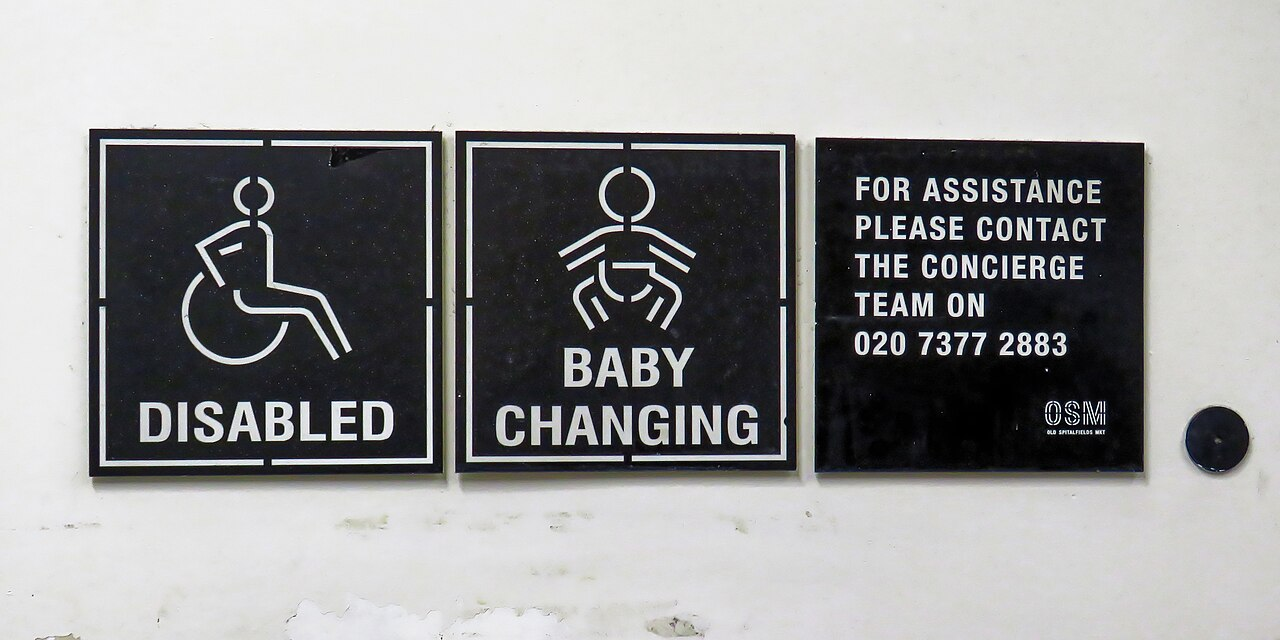
#> input picture samples/images/accessible_toilet_signs.jpg, 1280 x 640 px
$ python -i geometry.py   (imports and definitions only)   (older library calls are emulated)
#> lines starting #> are read from the running program, lines starting #| are printed output that depends on the picture; after the words box and inside, x2 and y2 are one past the last pixel; in counts of white or black regions, pixels touching at a corner belong together
"""Pixel-level heuristics used by the attribute layer. All outputs are 2D image-plane
estimates; none of them are metric measurements."""
from __future__ import annotations

import math

import cv2
import numpy as np


# [15 lines left out: functions crop, expand, not called in this run]


def dominant_line_angle(gray: np.ndarray, max_abs_deg: float = 60.0, min_len_frac: float = 0.25):
    """Length-weighted median angle (degrees, image plane, + = clockwise / descending to the right)
    of long straight segments within ±max_abs_deg of horizontal. Returns (angle, n_lines)."""
#> called with max_abs_deg = 60, min_len_frac = 0.25
    h, w = gray.shape[:2]
#> h = 640; w = 1280
    if min(h, w) < 16:
        return None, 0
    edges = cv2.Canny(cv2.GaussianBlur(gray, (5, 5), 0), 50, 150)
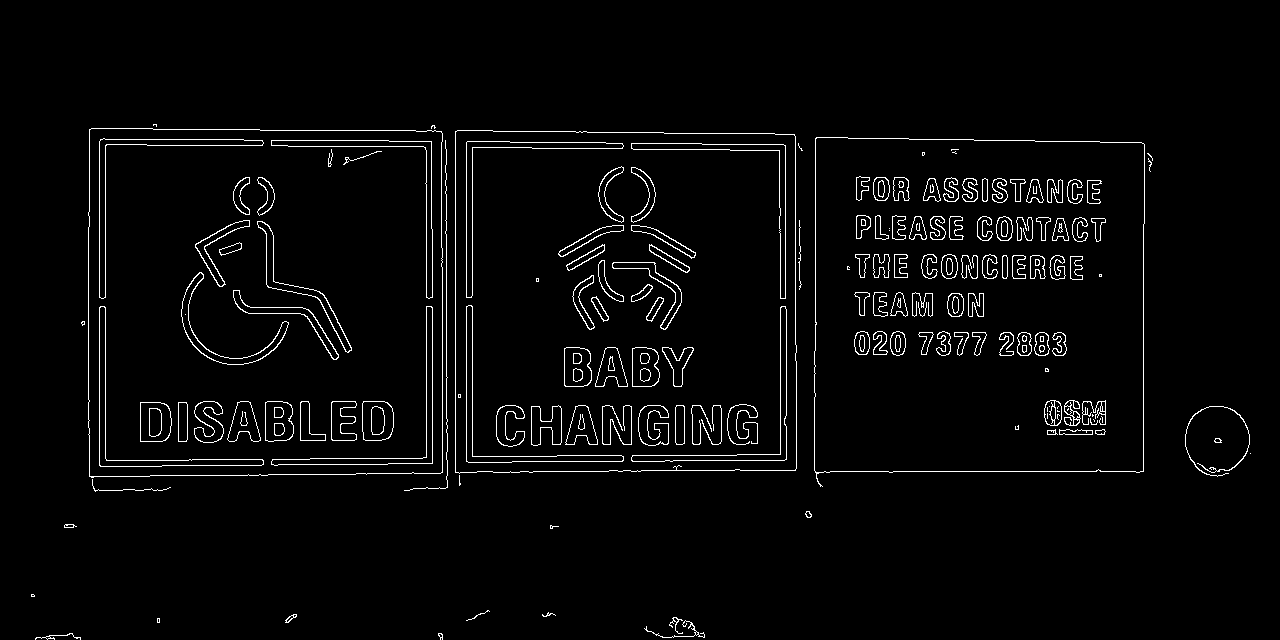
#> edges: shape (640, 1280); 3% white in thin lines or dots, all inside (x1, y1, x2, y2) = (31, 124, 1251, 640)
    lines = cv2.HoughLinesP(edges, 1, np.pi / 180, threshold=40,
                            minLineLength=max(12, int(min_len_frac * w)), maxLineGap=8)
#> lines = [[455, 472, 455, 131], [815, 471, 1143, 471], [426, 463, 426, 141]]
    if lines is None:
        return None, 0
    angs, lens = [], []
    for x1, y1, x2, y2 in np.asarray(lines).reshape(-1, 4):
        if x2 == x1:
            continue
        a = math.degrees(math.atan2(y2 - y1, x2 - x1))
        if a > 90:
            a -= 180
        if a < -90:
            a += 180
        if abs(a) <= max_abs_deg:
            angs.append(a)
            lens.append(math.hypot(x2 - x1, y2 - y1))
#> this loop made 3 passes
#> (x1, y1, x2, y2, a) on pass 2: (815, 471, 1143, 471, 0)
#> after the loop, angs = [0]; lens = [328]
    if not angs:
        return None, 0
    order = np.argsort(angs)
#> order = [0]
    angs, lens = np.array(angs)[order], np.array(lens)[order]
    cum = np.cumsum(lens)
#> cum = [328]
    med = float(angs[np.searchsorted(cum, cum[-1] / 2)])
#> med = 0
    return med, len(angs)


# [81 lines left out: functions _find_peaks, _longest_consistent_run, estimate_step_edges, yellow_fraction, not called in this run]

>>> import cv2
>>> picture = cv2.imread('../../samples/images/accessible_toilet_signs.jpg', cv2.IMREAD_GRAYSCALE)
>>> result = dominant_line_angle(picture)
#> result = (0, 1)
